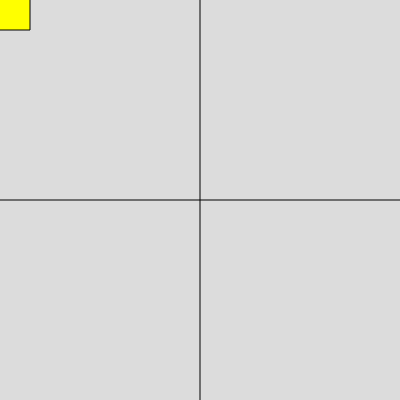
Frame 1 (no input)
Frame 60 (no input): identical to frame 1, image omitted
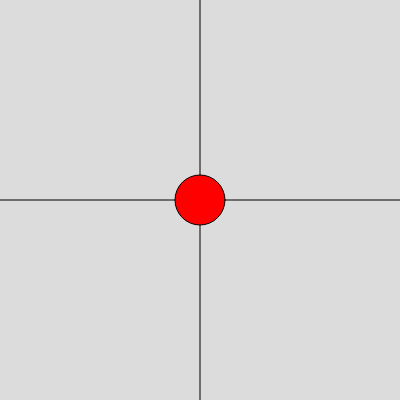
Frame 120 (the mouse pressed at the canvas centre since frame 60)

The p5.js sketch that drew these frames (run headless with seeded random() and noise() and a simulated clock; from frame 60 on, the mouse is pressed at the canvas centre):

// p5.js sketch
// ── sketch.js
function setup() {
  createCanvas(400, 400);
}

function draw() {
  background(220);
  line(width/2,0,width/2,height)
  line(0,width/2,width,height/2)

  // if(mouseX <= width || mouseY <= height) {
  //   fill(255,255,255)
  //   circle(mouseX,mouseY,50)
  // }

  if(mouseX <= width/2 && mouseY >= height/2 || mouseX >= width/2 && mouseY <= height/2){
  fill(255,0,0)
  circle(mouseX,mouseY,50)
  }

  if(mouseX < width/2 && mouseY < height/2){
    fill(255,255,0)
    square(mouseX-30,mouseY-30,60)
  }
  
  if(mouseX > width/2 && mouseY > height/2){
    fill(0,255,255)
    square(mouseX-50,mouseY-50,100)
  }
}
